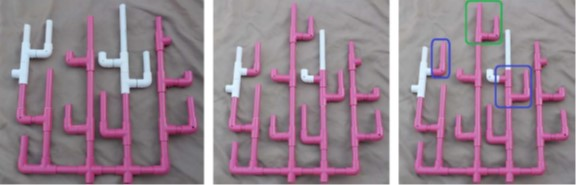
#> input picture 2.2_Coral_Health/a fail of feature matching/coral.jpg, 576 x 185 px
$ python featureMatchFAIL.py --input1 coral.jpg --input2 coral.jpg
#> lines starting #> are read from the running program, lines starting #| are printed output that depends on the picture
from __future__ import print_function
import cv2 as cv
import numpy as np
import argparse
from math import sqrt
parser = argparse.ArgumentParser(description='Code for AKAZE local features matching tutorial.')
parser.add_argument('--input1', help='Path to input image 1.', default='graf1.png')
parser.add_argument('--input2', help='Path to input image 2.', default='graf3.png')
parser.add_argument('--homography', help='Path to the homography matrix.', default='H1to3p.xml')
args = parser.parse_args()
img1 = cv.imread(cv.samples.findFile(args.input1), cv.IMREAD_GRAYSCALE)
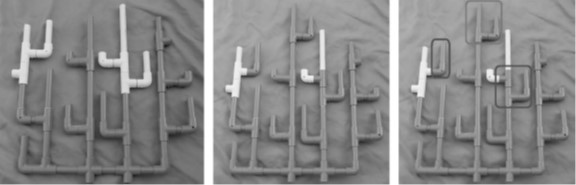
#> img1: shape (185, 576); min 30, max 255, mean 135.8
img2 = cv.imread(cv.samples.findFile(args.input2), cv.IMREAD_GRAYSCALE)
if img1 is None or img2 is None:
    print('Could not open or find the images!')
    exit(0)
fs = cv.FileStorage(cv.samples.findFile(args.homography), cv.FILE_STORAGE_READ)
homography = fs.getFirstTopLevelNode().mat()
akaze = cv.AKAZE_create()
kpts1, desc1 = akaze.detectAndCompute(img1, None)
#> kpts1 = 186 keypoints; strongest (x, y, size): (306, 75, 8.1), (490, 74, 8.1), (103, 59, 8.1), (146, 80, 8.1)
kpts2, desc2 = akaze.detectAndCompute(img2, None)
#> kpts2 has the same summary as kpts1
matcher = cv.DescriptorMatcher_create(cv.DescriptorMatcher_BRUTEFORCE_HAMMING)
nn_matches = matcher.knnMatch(desc1, desc2, 2)
#> nn_matches = 186 matches
matched1 = []
matched2 = []
nn_match_ratio = 0.8 # Nearest neighbor matching ratio
for m, n in nn_matches:
    if m.distance < nn_match_ratio * n.distance:
        matched1.append(kpts1[m.queryIdx])
        matched2.append(kpts2[m.trainIdx])
#> after the loop, matched1 has the same summary as kpts1; matched2 has the same summary as kpts1
inliers1 = []
inliers2 = []
good_matches = []
inlier_threshold = 2.5 # Distance threshold to identify inliers with homography check
for i, m in enumerate(matched1):
    col = np.ones((3,1), dtype=np.float64)
    col[0:2,0] = m.pt
#> (the run stopped early here; a loop or call above may not have finished)

$ run again, on 2.2_Coral_Health/a fail of feature matching/coral1.jpg
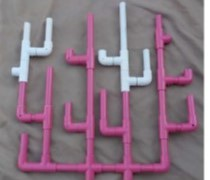
#> input picture 2.2_Coral_Health/a fail of feature matching/coral1.jpg, 210 x 180 px
#> `img1 = cv.imread(cv.samples.findFile(args.input1), cv.IMREAD_GRAYSCALE)`:
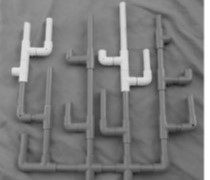
#> img1: shape (180, 210); min 31, max 255, mean 123.5
#> kpts1 = 48 keypoints; strongest (x, y, size): (146, 78, 8.1), (115, 68, 8.1), (116, 67, 5.7), (147, 78, 5.7)
#> kpts2 has the same summary as kpts1
#> nn_matches = 48 matches
#> the loop `for m, n in nn_matches:` made 48 passes
#> after the loop `for m, n in nn_matches:`: matched1 has the same summary as kpts1; matched2 has the same summary as kpts1

$ run again, on 2.2_Coral_Health/a fail of feature matching/coral2.jpg
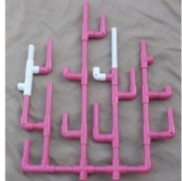
#> input picture 2.2_Coral_Health/a fail of feature matching/coral2.jpg, 182 x 181 px
#> `img1 = cv.imread(cv.samples.findFile(args.input1), cv.IMREAD_GRAYSCALE)`:
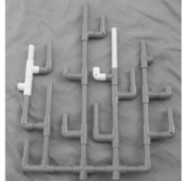
#> img1: shape (181, 182); min 45, max 255, mean 142.4
#> kpts1 = 32 keypoints; strongest (x, y, size): (98, 73, 8.1), (97, 74, 5.7), (108, 81, 5.7), (35, 75, 4.8)
#> kpts2 has the same summary as kpts1
#> nn_matches = 32 matches
#> the loop `for m, n in nn_matches:` made 32 passes
#> after the loop `for m, n in nn_matches:`: matched1 has the same summary as kpts1; matched2 has the same summary as kpts1
